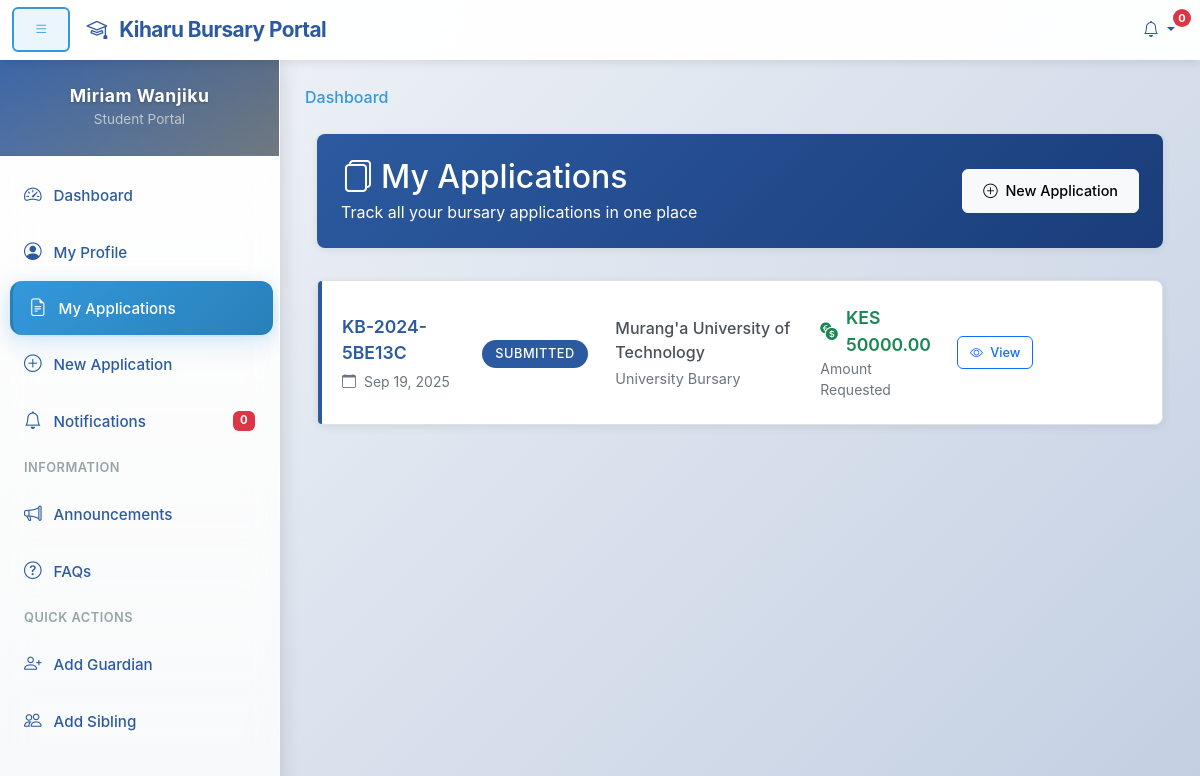
Page /student/applications/ (signed in) on the earlier database version.
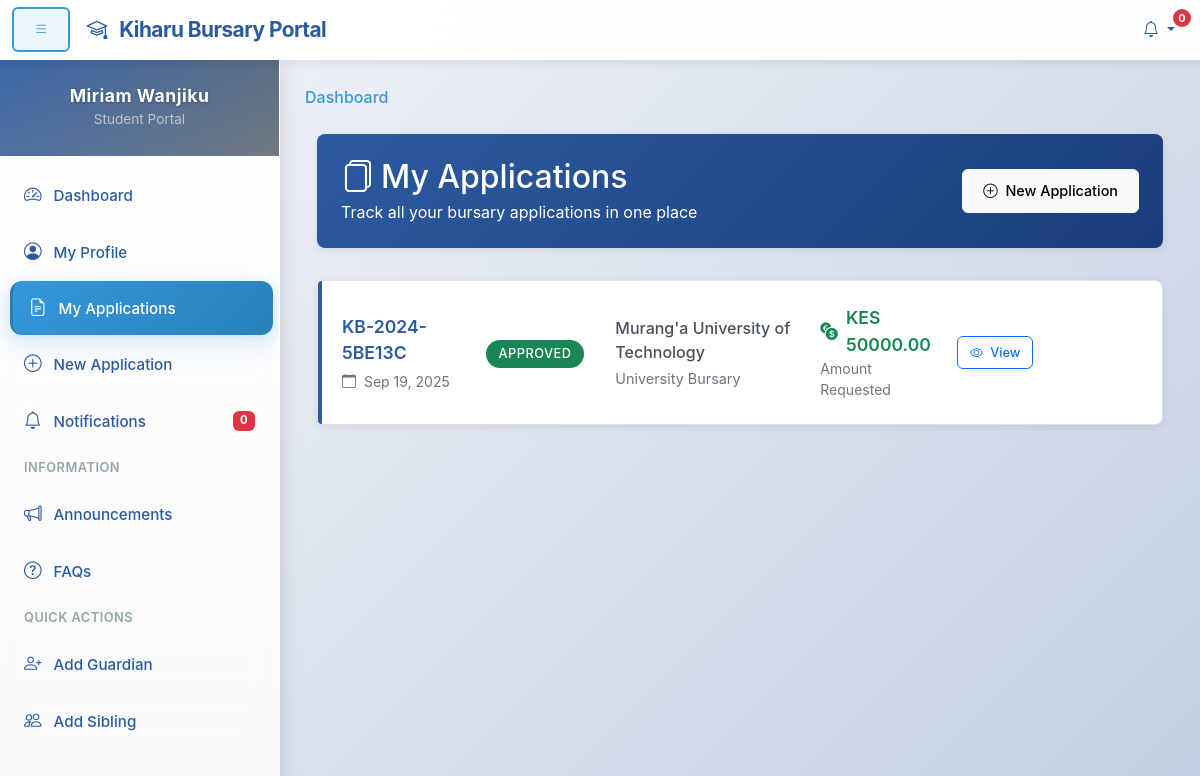
Same page on the later database version.
### kiharu_system/models.py (models this page shows, shortened)
class Application(models.Model):
    APPLICATION_STATUS = (
        ('draft', 'Draft'),
        ('submitted', 'Submitted'),
        ('under_review', 'Under Review'),
        ('approved', 'Approved'),
        ('rejected', 'Rejected'),
        ('disbursed', 'Disbursed'),
    )
    application_number = models.CharField(max_length=20, unique=True, editable=False)
    applicant = models.ForeignKey(Applicant, on_delete=models.CASCADE, related_name='applications')
    fiscal_year = models.ForeignKey(FiscalYear, on_delete=models.CASCADE)
    bursary_category = models.ForeignKey(BursaryCategory, on_delete=models.CASCADE)
    institution = models.ForeignKey(Institution, on_delete=models.CASCADE)
    status = models.CharField(max_length=20, choices=APPLICATION_STATUS, default='draft')
    admission_number = models.CharField(max_length=100)
    year_of_study = models.PositiveIntegerField()
    course_name = models.CharField(max_length=200, blank=True, null=True)  # For college/university
    expected_completion_date = models.DateField()
    total_fees_payable = models.DecimalField(max_digits=10, decimal_places=2)
    fees_paid = models.DecimalField(max_digits=10, decimal_places=2)
    fees_balance = models.DecimalField(max_digits=10, decimal_places=2)
    amount_requested = models.DecimalField(max_digits=10, decimal_places=2)
    other_bursaries = models.BooleanField(default=False)
    other_bursaries_amount = models.DecimalField(max_digits=10, decimal_places=2, default=0)
    other_bursaries_source = models.CharField(max_length=200, blank=True, null=True)
    is_orphan = models.BooleanField(default=False)
    is_disabled = models.BooleanField(default=False)
    has_chronic_illness = models.BooleanField(default=False)
    chronic_illness_description = models.TextField(blank=True, null=True)
    date_submitted = models.DateTimeField(auto_now_add=True)
    last_updated = models.DateTimeField(auto_now=True)
    previous_allocation = models.BooleanField(default=False)
    previous_allocation_year = models.CharField(max_length=20, blank=True, null=True)
    previous_allocation_amount = models.DecimalField(max_digits=10, decimal_places=2, default=0)

class Institution(models.Model):
    INSTITUTION_TYPES = (
        ('highschool', 'High School'),
        ('special_school', 'Special School'),
        ('college', 'College'),
        ('university', 'University'),
    )
    name = models.CharField(max_length=200)
    institution_type = models.CharField(max_length=20, choices=INSTITUTION_TYPES)
    county = models.CharField(max_length=100)
    postal_address = models.CharField(max_length=100, blank=True, null=True)
    phone_number = models.CharField(max_length=20, blank=True, null=True)
    email = models.EmailField(blank=True, null=True)

class BursaryCategory(models.Model):
    CATEGORY_TYPES = (
        ('highschool', 'High School'),
        ('special_school', 'Special School'),
        ('college', 'College'),
        ('university', 'University'),
    )
    name = models.CharField(max_length=100)
    category_type = models.CharField(max_length=20, choices=CATEGORY_TYPES)
    fiscal_year = models.ForeignKey(FiscalYear, on_delete=models.CASCADE, related_name='categories')
    allocation_amount = models.DecimalField(max_digits=12, decimal_places=2)
    max_amount_per_applicant = models.DecimalField(max_digits=10, decimal_places=2)

### kiharu_system/views.py (the view)
# urls.py: path('student/applications/', views.student_application_list, name='student_application_list'),
@login_required
def student_application_list(request):
    try:
        applicant = request.user.applicant_profile
    except Applicant.DoesNotExist:
        return redirect('student_profile_create')
    applications = Application.objects.filter(applicant=applicant).order_by('-date_submitted')
    paginator = Paginator(applications, 10)
    page_number = request.GET.get('page')
    page_obj = paginator.get_page(page_number)
    context = {
        'page_obj': page_obj,
        'applications': page_obj,
    }
    return render(request, 'students/application_list.html', context)

### templates/students/application_list.html (shortened to what this page needs)
{% extends 'student_base.html' %}
{% load static %}
{% block content %}
<div class="container-fluid">
    <div class="row">
        <div class="col-12">
            <div class="page-header">
                <div class="d-flex justify-content-between align-items-center flex-wrap">
                    <div>
                        <h2 class="mb-1">
                            <i class="bi bi-files me-2"></i>My Applications
                        </h2>
                        <p class="mb-0 opacity-90">Track all your bursary applications in one place</p>
                    </div>
                    <a href="{% url 'student_application_create' %}" class="btn btn-light">
                        <i class="bi bi-plus-circle me-1"></i> New Application
                    </a>
                </div>
            </div>
            {% if applications %}
                {% for application in applications %}
                <div class="application-card">
                    <div class="row align-items-center">
                        <div class="col-md-3 col-lg-2">
                            <div class="application-number mb-1">
                                {{ application.application_number }}
                            </div>
                            <div class="text-muted small">
                                <i class="bi bi-calendar me-1"></i>
                                {{ application.date_submitted|date:"M j, Y"|default:"Draft" }}
                            </div>
                        </div>
                        <div class="col-md-2 col-lg-2 text-center">
                            <span class="status-badge status-{{ application.status }}">
                                {{ application.get_status_display }}
                            </span>
                        </div>
                        <div class="col-md-3 col-lg-3">
                            <div class="institution-name mb-1">
                                {{ application.institution.name }}
                            </div>
                            <div class="category-name">
                                {{ application.bursary_category.name }}
                            </div>
                        </div>
                        <div class="col-md-2 col-lg-2">
                            <div class="amount-display">
                                <i class="bi bi-currency-exchange"></i>
                                KES {{ application.amount_requested|floatformat:2 }}
                            </div>
                            <div class="text-muted small">Amount Requested</div>
                        </div>
                        <div class="col-md-2 col-lg-3">
                            <div class="d-flex gap-2 flex-wrap">
                                <a href="{% url 'student_application_detail' application.pk %}" class="btn btn-outline-primary btn-sm">
                                    <i class="bi bi-eye me-1"></i> View
                                </a>
                            </div>
                        </div>
                    </div>
                </div>
                {% endfor %}
            {% endif %}
        </div>
    </div>
</div>
{% endblock %}

Differences in the rows shown:
changed Application "Murang'a University of Technology": status "SUBMITTED" → "APPROVED"
